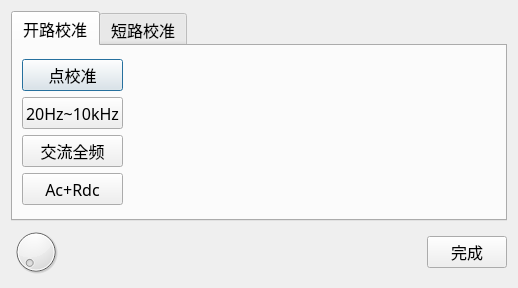
<?xml version="1.0" encoding="UTF-8"?>
<ui version="4.0">
 <class>cls4100MeterModeCalibration</class>
 <widget class="QDialog" name="cls4100MeterModeCalibration">
  <property name="geometry">
   <rect>
    <x>0</x>
    <y>0</y>
    <width>518</width>
    <height>288</height>
   </rect>
  </property>
  <property name="windowTitle">
   <string>仪表校准</string>
  </property>
  <property name="styleSheet">
   <string notr="true">cls4100MeterModeCalibration
{
	
	background-color: rgb(148, 148, 248);
}</string>
  </property>
  <layout class="QVBoxLayout" name="verticalLayout_3">
   <item>
    <widget class="QTabWidget" name="tabWidget">
     <property name="font">
      <font>
       <family>楷体</family>
       <pointsize>12</pointsize>
      </font>
     </property>
     <property name="currentIndex">
      <number>0</number>
     </property>
     <widget class="QWidget" name="tab">
      <attribute name="title">
       <string>开路校准</string>
      </attribute>
      <layout class="QVBoxLayout" name="verticalLayout">
       <item>
        <layout class="QGridLayout" name="gridLayout" columnstretch="0,10">
         <item row="0" column="0">
          <widget class="QPushButton" name="btnOpenSpot">
           <property name="minimumSize">
            <size>
             <width>0</width>
             <height>32</height>
            </size>
           </property>
           <property name="font">
            <font>
             <family>楷体</family>
             <pointsize>12</pointsize>
            </font>
           </property>
           <property name="text">
            <string>点校准</string>
           </property>
          </widget>
         </item>
         <item row="1" column="1">
          <widget class="QLabel" name="lblOpen10kHz">
           <property name="font">
            <font>
             <family>楷体</family>
             <pointsize>12</pointsize>
            </font>
           </property>
           <property name="text">
            <string/>
           </property>
          </widget>
         </item>
         <item row="1" column="0">
          <widget class="QPushButton" name="btnOpen10kHz">
           <property name="minimumSize">
            <size>
             <width>0</width>
             <height>32</height>
            </size>
           </property>
           <property name="font">
            <font>
             <family>楷体</family>
             <pointsize>12</pointsize>
            </font>
           </property>
           <property name="text">
            <string>20Hz~10kHz</string>
           </property>
          </widget>
         </item>
         <item row="0" column="1">
          <widget class="QLabel" name="lblOpenSpot">
           <property name="font">
            <font>
             <family>楷体</family>
             <pointsize>12</pointsize>
            </font>
           </property>
           <property name="text">
            <string/>
           </property>
          </widget>
         </item>
         <item row="2" column="0">
          <widget class="QPushButton" name="btnOpen100kHz">
           <property name="minimumSize">
            <size>
             <width>0</width>
             <height>32</height>
            </size>
           </property>
           <property name="font">
            <font>
             <family>楷体</family>
             <pointsize>12</pointsize>
            </font>
           </property>
           <property name="text">
            <string>交流全频</string>
           </property>
          </widget>
         </item>
         <item row="2" column="1">
          <widget class="QLabel" name="lblOpen100kHz">
           <property name="font">
            <font>
             <family>楷体</family>
             <pointsize>12</pointsize>
            </font>
           </property>
           <property name="text">
            <string/>
           </property>
          </widget>
         </item>
         <item row="3" column="0">
          <widget class="QPushButton" name="btnOpenAllFreq">
           <property name="minimumSize">
            <size>
             <width>0</width>
             <height>32</height>
            </size>
           </property>
           <property name="font">
            <font>
             <family>楷体</family>
             <pointsize>12</pointsize>
            </font>
           </property>
           <property name="text">
            <string>Ac+Rdc</string>
           </property>
          </widget>
         </item>
         <item row="3" column="1">
          <widget class="QLabel" name="lblOpenAllFreq">
           <property name="font">
            <font>
             <family>楷体</family>
             <pointsize>12</pointsize>
            </font>
           </property>
           <property name="text">
            <string/>
           </property>
          </widget>
         </item>
        </layout>
       </item>
      </layout>
     </widget>
     <widget class="QWidget" name="tab_2">
      <attribute name="title">
       <string>短路校准</string>
      </attribute>
      <layout class="QVBoxLayout" name="verticalLayout_2">
       <item>
        <layout class="QGridLayout" name="gridLayout_2" columnstretch="0,10">
         <item row="0" column="0">
          <widget class="QPushButton" name="btnShortSpot">
           <property name="minimumSize">
            <size>
             <width>0</width>
             <height>32</height>
            </size>
           </property>
           <property name="font">
            <font>
             <family>楷体</family>
             <pointsize>12</pointsize>
            </font>
           </property>
           <property name="text">
            <string>点校准</string>
           </property>
          </widget>
         </item>
         <item row="0" column="1">
          <widget class="QLabel" name="lblShortSpot">
           <property name="font">
            <font>
             <family>楷体</family>
             <pointsize>12</pointsize>
            </font>
           </property>
           <property name="text">
            <string/>
           </property>
          </widget>
         </item>
         <item row="1" column="0">
          <widget class="QPushButton" name="btnShort10kHz">
           <property name="minimumSize">
            <size>
             <width>0</width>
             <height>32</height>
            </size>
           </property>
           <property name="font">
            <font>
             <family>楷体</family>
             <pointsize>12</pointsize>
            </font>
           </property>
           <property name="text">
            <string>20Hz~10kHz</string>
           </property>
          </widget>
         </item>
         <item row="1" column="1">
          <widget class="QLabel" name="lblShort10kHz">
           <property name="font">
            <font>
             <family>楷体</family>
             <pointsize>12</pointsize>
            </font>
           </property>
           <property name="text">
            <string/>
           </property>
          </widget>
         </item>
         <item row="2" column="0">
          <widget class="QPushButton" name="btnShort100kHZ">
           <property name="minimumSize">
            <size>
             <width>0</width>
             <height>32</height>
            </size>
           </property>
           <property name="font">
            <font>
             <family>楷体</family>
             <pointsize>12</pointsize>
            </font>
           </property>
           <property name="text">
            <string>交流全频</string>
           </property>
          </widget>
         </item>
         <item row="2" column="1">
          <widget class="QLabel" name="lblShort100kHz">
           <property name="font">
            <font>
             <family>楷体</family>
             <pointsize>12</pointsize>
            </font>
           </property>
           <property name="text">
            <string/>
           </property>
          </widget>
         </item>
         <item row="3" column="0">
          <widget class="QPushButton" name="btnShortAllFreq">
           <property name="minimumSize">
            <size>
             <width>0</width>
             <height>32</height>
            </size>
           </property>
           <property name="font">
            <font>
             <family>楷体</family>
             <pointsize>12</pointsize>
            </font>
           </property>
           <property name="text">
            <string>Ac+Rdc</string>
           </property>
          </widget>
         </item>
         <item row="3" column="1">
          <widget class="QLabel" name="lblShortAllFreq">
           <property name="font">
            <font>
             <family>楷体</family>
             <pointsize>12</pointsize>
            </font>
           </property>
           <property name="text">
            <string/>
           </property>
          </widget>
         </item>
        </layout>
       </item>
      </layout>
     </widget>
    </widget>
   </item>
   <item>
    <layout class="QHBoxLayout" name="horizontalLayout">
     <item>
      <widget class="QDial" name="dial">
       <property name="minimumSize">
        <size>
         <width>50</width>
         <height>50</height>
        </size>
       </property>
       <property name="maximumSize">
        <size>
         <width>50</width>
         <height>50</height>
        </size>
       </property>
       <property name="minimum">
        <number>1</number>
       </property>
       <property name="maximum">
        <number>100</number>
       </property>
      </widget>
     </item>
     <item>
      <spacer name="horizontalSpacer">
       <property name="orientation">
        <enum>Qt::Horizontal</enum>
       </property>
       <property name="sizeHint" stdset="0">
        <size>
         <width>40</width>
         <height>20</height>
        </size>
       </property>
      </spacer>
     </item>
     <item>
      <widget class="QPushButton" name="btnClose">
       <property name="minimumSize">
        <size>
         <width>0</width>
         <height>32</height>
        </size>
       </property>
       <property name="font">
        <font>
         <family>楷体</family>
         <pointsize>12</pointsize>
        </font>
       </property>
       <property name="text">
        <string>完成</string>
       </property>
      </widget>
     </item>
    </layout>
   </item>
  </layout>
 </widget>
 <resources/>
 <connections/>
</ui>
